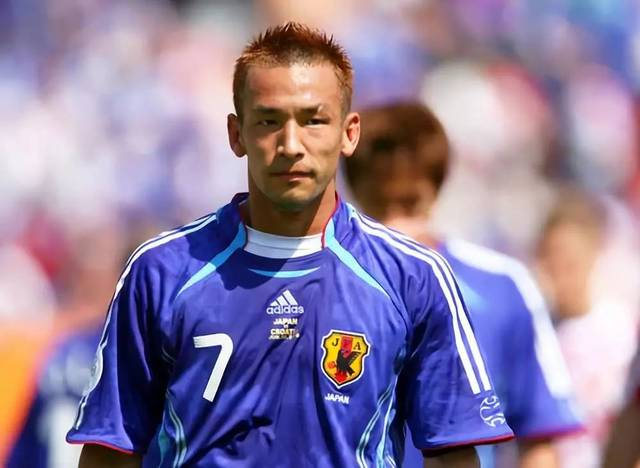
#> input picture CVtutor/resource/aa.jpeg, 640 x 468 px
$ python Chapter3.py
#> lines starting #> are read from the running program, lines starting #| are printed output that depends on the picture
import cv2
import numpy as np


img = cv2.imread("./resource/aa.jpeg")
#> img is the input picture: shape (468, 640, 3); mean B, G, R 159.4, 127.5, 144
print(img.shape)
#| (468, 640, 3)

imgResize = cv2.resize(img,(640,460))
imgResize2 = cv2.resize(img,(0,0),None,0.5,0.5)
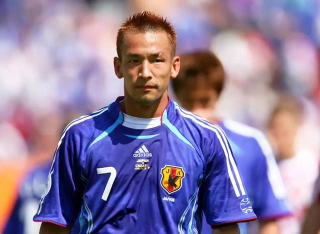
#> imgResize2: shape (234, 320, 3); mean B, G, R 159.6, 127.6, 144.2
print(imgResize2.shape)
#| (234, 320, 3)

imgCrop = img[100:200,200:300]
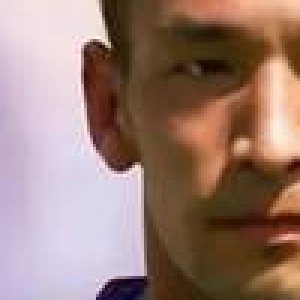
#> imgCrop: shape (100, 100, 3) (shown 3 times larger); mean B, G, R 115.2, 125.2, 153.8


cv2.imshow("Image",img)
cv2.imshow("ImageRZ",imgResize)
cv2.imshow("ImageRZ2",imgResize2)
cv2.imshow("imgCrop",imgCrop)
cv2.waitKey(0)
